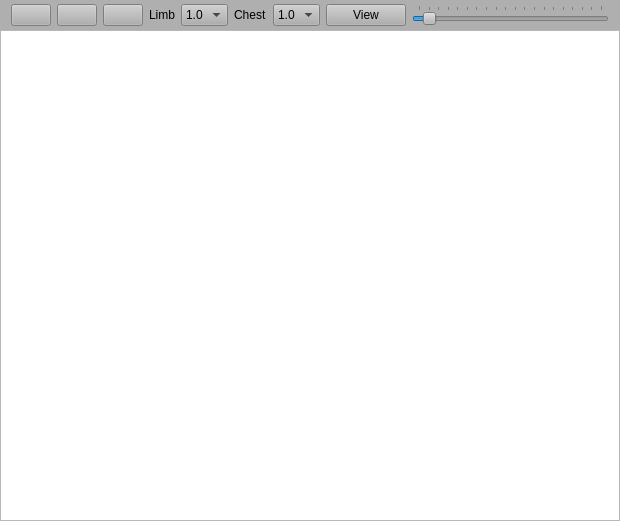
<?xml version="1.0" encoding="UTF-8"?>
<ui version="4.0">
 <class>ECG</class>
 <widget class="QMainWindow" name="ECG">
  <property name="geometry">
   <rect>
    <x>0</x>
    <y>0</y>
    <width>620</width>
    <height>521</height>
   </rect>
  </property>
  <property name="windowTitle">
   <string>ECGViewer by MED4507</string>
  </property>
  <widget class="QWidget" name="centralWidget">
   <layout class="QVBoxLayout" name="verticalLayout_3">
    <property name="spacing">
     <number>0</number>
    </property>
    <property name="leftMargin">
     <number>0</number>
    </property>
    <property name="topMargin">
     <number>0</number>
    </property>
    <property name="rightMargin">
     <number>0</number>
    </property>
    <property name="bottomMargin">
     <number>0</number>
    </property>
    <item>
     <widget class="QWidget" name="widget" native="true">
      <property name="styleSheet">
       <string notr="true">background-color: rgb(175, 175, 175);</string>
      </property>
      <layout class="QHBoxLayout" name="horizontalLayout">
       <property name="topMargin">
        <number>4</number>
       </property>
       <property name="bottomMargin">
        <number>4</number>
       </property>
       <item>
        <widget class="QPushButton" name="pushButton_2">
         <property name="cursor">
          <cursorShape>PointingHandCursor</cursorShape>
         </property>
         <property name="toolTip">
          <string>Print</string>
         </property>
         <property name="text">
          <string/>
         </property>
         <property name="icon">
          <iconset resource="icon.qrc">
           <normaloff>:/icon/icon/libreoffice-printeradmin.png</normaloff>:/icon/icon/libreoffice-printeradmin.png</iconset>
         </property>
         <property name="iconSize">
          <size>
           <width>20</width>
           <height>20</height>
          </size>
         </property>
        </widget>
       </item>
       <item>
        <widget class="QPushButton" name="pushButton">
         <property name="toolTip">
          <string>Print to PDF</string>
         </property>
         <property name="text">
          <string/>
         </property>
         <property name="icon">
          <iconset resource="icon.qrc">
           <normaloff>:/icon/icon/pdfchain.png</normaloff>:/icon/icon/pdfchain.png</iconset>
         </property>
         <property name="iconSize">
          <size>
           <width>20</width>
           <height>20</height>
          </size>
         </property>
        </widget>
       </item>
       <item>
        <widget class="QPushButton" name="pushButton_4">
         <property name="toolTip">
          <string>Interpret</string>
         </property>
         <property name="text">
          <string/>
         </property>
         <property name="icon">
          <iconset resource="icon.qrc">
           <normaloff>:/icon/icon/icon_info_x24.png</normaloff>:/icon/icon/icon_info_x24.png</iconset>
         </property>
         <property name="iconSize">
          <size>
           <width>20</width>
           <height>20</height>
          </size>
         </property>
        </widget>
       </item>
       <item>
        <widget class="QLabel" name="label">
         <property name="text">
          <string>Limb</string>
         </property>
        </widget>
       </item>
       <item>
        <widget class="QComboBox" name="comboBox">
         <property name="currentText">
          <string>1.0</string>
         </property>
         <property name="currentIndex">
          <number>1</number>
         </property>
         <item>
          <property name="text">
           <string>0.5</string>
          </property>
         </item>
         <item>
          <property name="text">
           <string>1.0</string>
          </property>
         </item>
         <item>
          <property name="text">
           <string>2.0</string>
          </property>
         </item>
        </widget>
       </item>
       <item>
        <widget class="QLabel" name="label_2">
         <property name="text">
          <string>Chest</string>
         </property>
        </widget>
       </item>
       <item>
        <widget class="QComboBox" name="comboBox_2">
         <property name="currentIndex">
          <number>1</number>
         </property>
         <item>
          <property name="text">
           <string>0.5</string>
          </property>
         </item>
         <item>
          <property name="text">
           <string>1.0</string>
          </property>
         </item>
         <item>
          <property name="text">
           <string>2.0</string>
          </property>
         </item>
        </widget>
       </item>
       <item>
        <widget class="QPushButton" name="pushButton_3">
         <property name="text">
          <string>View</string>
         </property>
        </widget>
       </item>
       <item>
        <widget class="QSlider" name="horizontalSlider">
         <property name="autoFillBackground">
          <bool>false</bool>
         </property>
         <property name="minimum">
          <number>1</number>
         </property>
         <property name="maximum">
          <number>20</number>
         </property>
         <property name="pageStep">
          <number>1</number>
         </property>
         <property name="sliderPosition">
          <number>2</number>
         </property>
         <property name="orientation">
          <enum>Qt::Horizontal</enum>
         </property>
         <property name="tickPosition">
          <enum>QSlider::TicksAbove</enum>
         </property>
        </widget>
       </item>
      </layout>
     </widget>
    </item>
    <item>
     <widget class="QGraphicsView" name="graphicsView"/>
    </item>
   </layout>
  </widget>
 </widget>
 <layoutdefault spacing="6" margin="11"/>
 <resources>
  <include location="icon.qrc"/>
 </resources>
 <connections/>
</ui>
